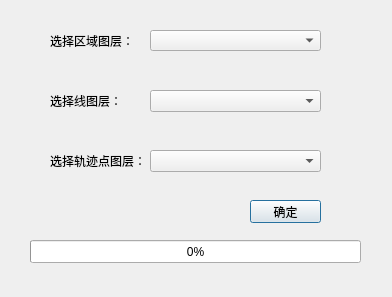
<?xml version="1.0" encoding="UTF-8"?>
<ui version="4.0">
 <class>Dialog</class>
 <widget class="QDialog" name="Dialog">
  <property name="windowModality">
   <enum>Qt::ApplicationModal</enum>
  </property>
  <property name="geometry">
   <rect>
    <x>0</x>
    <y>0</y>
    <width>392</width>
    <height>297</height>
   </rect>
  </property>
  <property name="windowTitle">
   <string>Dialog</string>
  </property>
  <widget class="QLabel" name="label">
   <property name="geometry">
    <rect>
     <x>50</x>
     <y>30</y>
     <width>81</width>
     <height>21</height>
    </rect>
   </property>
   <property name="text">
    <string>选择区域图层：</string>
   </property>
  </widget>
  <widget class="QComboBox" name="comboBox">
   <property name="geometry">
    <rect>
     <x>150</x>
     <y>30</y>
     <width>171</width>
     <height>21</height>
    </rect>
   </property>
  </widget>
  <widget class="QLabel" name="label_2">
   <property name="geometry">
    <rect>
     <x>50</x>
     <y>90</y>
     <width>81</width>
     <height>21</height>
    </rect>
   </property>
   <property name="text">
    <string>选择线图层：</string>
   </property>
  </widget>
  <widget class="QComboBox" name="comboBox_2">
   <property name="geometry">
    <rect>
     <x>150</x>
     <y>90</y>
     <width>171</width>
     <height>22</height>
    </rect>
   </property>
  </widget>
  <widget class="QLabel" name="label_3">
   <property name="geometry">
    <rect>
     <x>50</x>
     <y>150</y>
     <width>91</width>
     <height>21</height>
    </rect>
   </property>
   <property name="text">
    <string>选择轨迹点图层：</string>
   </property>
  </widget>
  <widget class="QComboBox" name="comboBox_3">
   <property name="geometry">
    <rect>
     <x>150</x>
     <y>150</y>
     <width>171</width>
     <height>22</height>
    </rect>
   </property>
  </widget>
  <widget class="QProgressBar" name="progressBar">
   <property name="geometry">
    <rect>
     <x>30</x>
     <y>240</y>
     <width>331</width>
     <height>23</height>
    </rect>
   </property>
   <property name="value">
    <number>0</number>
   </property>
  </widget>
  <widget class="QPushButton" name="pushButton">
   <property name="geometry">
    <rect>
     <x>250</x>
     <y>200</y>
     <width>71</width>
     <height>23</height>
    </rect>
   </property>
   <property name="text">
    <string>确定</string>
   </property>
  </widget>
 </widget>
 <resources/>
 <connections/>
</ui>
